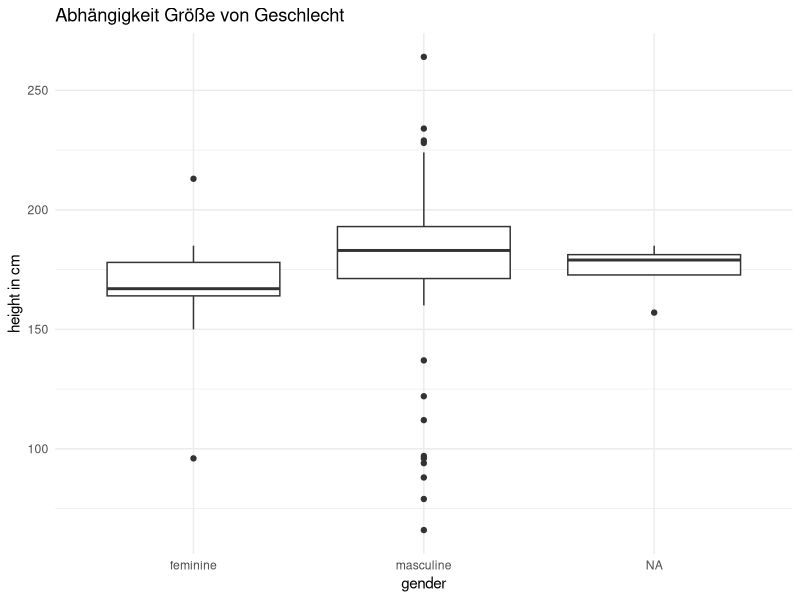

Here is the R script that generated this plot:
# Bibliotheken laden

library(tidyverse)
library(psych)

# Liste alle Verfügbaren Datensätze
data()


data(starwars)
starwars
library(ggplot2)

ggplot(data = starwars) +
  aes(x = gender, y = height) +
  geom_boxplot(fill = "#ffffff") +
  labs(title = "Abhängigkeit Größe von Geschlecht",
    x = "gender",
    y = "height in cm") +
  theme_minimal()

